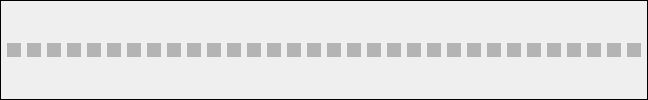
    <widget class="QFrame" name="energy_range_frame">
     <property name="minimumSize">
      <size>
       <width>0</width>
       <height>26</height>
      </size>
     </property>
     <property name="maximumSize">
      <size>
       <width>16777215</width>
       <height>16777215</height>
      </size>
     </property>
     <property name="layoutDirection">
      <enum>Qt::LeftToRight</enum>
     </property>
     <property name="frameShape">
      <enum>QFrame::Panel</enum>
     </property>
     <layout class="QHBoxLayout" name="horizontalLayout_2">
      <property name="spacing">
       <number>0</number>
      </property>
      <property name="leftMargin">
       <number>6</number>
      </property>
      <property name="topMargin">
       <number>0</number>
      </property>
      <property name="rightMargin">
       <number>0</number>
      </property>
      <property name="bottomMargin">
       <number>0</number>
      </property>
      <item>
       <widget class="QCheckBox" name="bit31">
        <property name="styleSheet">
         <string notr="true">QCheckBox::indicator:unchecked {background-color: rgb(180, 180, 180); }
QCheckBox::indicator::checked {background-color: green;}
QCheckBox::indicator:checked:disabled {background-color: rgb(120, 166, 142);}
QCheckBox::indicator:unchecked:disabled {background-color: rgb(224, 224, 224);}</string>
        </property>
        <property name="text">
         <string/>
        </property>
        <property name="checked">
         <bool>false</bool>
        </property>
       </widget>
      </item>
      <item>
       <widget class="QCheckBox" name="bit30">
        <property name="styleSheet">
         <string notr="true">QCheckBox::indicator:unchecked {background-color: rgb(180, 180, 180); }
QCheckBox::indicator::checked {background-color: green;}
QCheckBox::indicator:checked:disabled {background-color: rgb(120, 166, 142);}
QCheckBox::indicator:unchecked:disabled {background-color: rgb(224, 224, 224);}</string>
        </property>
        <property name="text">
         <string/>
        </property>
        <property name="checked">
         <bool>false</bool>
        </property>
       </widget>
      </item>
      <item>
       <widget class="QCheckBox" name="bit29">
        <property name="styleSheet">
         <string notr="true">QCheckBox::indicator:unchecked {background-color: rgb(180, 180, 180); }
QCheckBox::indicator::checked {background-color: green;}
QCheckBox::indicator:checked:disabled {background-color: rgb(120, 166, 142);}
QCheckBox::indicator:unchecked:disabled {background-color: rgb(224, 224, 224);}</string>
        </property>
        <property name="text">
         <string/>
        </property>
        <property name="checked">
         <bool>false</bool>
        </property>
       </widget>
      </item>
      <item>
       <widget class="QCheckBox" name="bit28">
        <property name="styleSheet">
         <string notr="true">QCheckBox::indicator:unchecked {background-color: rgb(180, 180, 180); }
QCheckBox::indicator::checked {background-color: green;}
QCheckBox::indicator:checked:disabled {background-color: rgb(120, 166, 142);}
QCheckBox::indicator:unchecked:disabled {background-color: rgb(224, 224, 224);}</string>
        </property>
        <property name="text">
         <string/>
        </property>
        <property name="checked">
         <bool>false</bool>
        </property>
       </widget>
      </item>
      <item>
       <widget class="QCheckBox" name="bit27">
        <property name="styleSheet">
         <string notr="true">QCheckBox::indicator:unchecked {background-color: rgb(180, 180, 180); }
QCheckBox::indicator::checked {background-color: green;}
QCheckBox::indicator:checked:disabled {background-color: rgb(120, 166, 142);}
QCheckBox::indicator:unchecked:disabled {background-color: rgb(224, 224, 224);}</string>
        </property>
        <property name="text">
         <string/>
        </property>
        <property name="checked">
         <bool>false</bool>
        </property>
       </widget>
      </item>
      <item>
       <widget class="QCheckBox" name="bit26">
        <property name="styleSheet">
         <string notr="true">QCheckBox::indicator:unchecked {background-color: rgb(180, 180, 180); }
QCheckBox::indicator::checked {background-color: green;}
QCheckBox::indicator:checked:disabled {background-color: rgb(120, 166, 142);}
QCheckBox::indicator:unchecked:disabled {background-color: rgb(224, 224, 224);}</string>
        </property>
        <property name="text">
         <string/>
        </property>
        <property name="checked">
         <bool>false</bool>
        </property>
       </widget>
      </item>
      <item>
       <widget class="QCheckBox" name="bit25">
        <property name="styleSheet">
         <string notr="true">QCheckBox::indicator:unchecked {background-color: rgb(180, 180, 180); }
QCheckBox::indicator::checked {background-color: green;}
QCheckBox::indicator:checked:disabled {background-color: rgb(120, 166, 142);}
QCheckBox::indicator:unchecked:disabled {background-color: rgb(224, 224, 224);}</string>
        </property>
        <property name="text">
         <string/>
        </property>
        <property name="checked">
         <bool>false</bool>
        </property>
       </widget>
      </item>
      <item>
       <widget class="QCheckBox" name="bit24">
        <property name="styleSheet">
         <string notr="true">QCheckBox::indicator:unchecked {background-color: rgb(180, 180, 180); }
QCheckBox::indicator::checked {background-color: green;}
QCheckBox::indicator:checked:disabled {background-color: rgb(120, 166, 142);}
QCheckBox::indicator:unchecked:disabled {background-color: rgb(224, 224, 224);}</string>
        </property>
        <property name="text">
         <string/>
        </property>
        <property name="checked">
         <bool>false</bool>
        </property>
       </widget>
      </item>
      <item>
       <widget class="QCheckBox" name="bit23">
        <property name="styleSheet">
         <string notr="true">QCheckBox::indicator:unchecked {background-color: rgb(180, 180, 180); }
QCheckBox::indicator::checked {background-color: green;}
QCheckBox::indicator:checked:disabled {background-color: rgb(120, 166, 142);}
QCheckBox::indicator:unchecked:disabled {background-color: rgb(224, 224, 224);}</string>
        </property>
        <property name="text">
         <string/>
        </property>
        <property name="checked">
         <bool>false</bool>
        </property>
       </widget>
      </item>
      <item>
       <widget class="QCheckBox" name="bit22">
        <property name="styleSheet">
         <string notr="true">QCheckBox::indicator:unchecked {background-color: rgb(180, 180, 180); }
QCheckBox::indicator::checked {background-color: green;}
QCheckBox::indicator:checked:disabled {background-color: rgb(120, 166, 142);}
QCheckBox::indicator:unchecked:disabled {background-color: rgb(224, 224, 224);}</string>
        </property>
        <property name="text">
         <string/>
        </property>
        <property name="checked">
         <bool>false</bool>
        </property>
       </widget>
      </item>
      <item>
       <widget class="QCheckBox" name="bit21">
        <property name="styleSheet">
         <string notr="true">QCheckBox::indicator:unchecked {background-color: rgb(180, 180, 180); }
QCheckBox::indicator::checked {background-color: green;}
QCheckBox::indicator:checked:disabled {background-color: rgb(120, 166, 142);}
QCheckBox::indicator:unchecked:disabled {background-color: rgb(224, 224, 224);}</string>
        </property>
        <property name="text">
         <string/>
        </property>
        <property name="checked">
         <bool>false</bool>
        </property>
       </widget>
      </item>
      <item>
       <widget class="QCheckBox" name="bit20">
        <property name="styleSheet">
         <string notr="true">QCheckBox::indicator:unchecked {background-color: rgb(180, 180, 180); }
QCheckBox::indicator::checked {background-color: green;}
QCheckBox::indicator:checked:disabled {background-color: rgb(120, 166, 142);}
QCheckBox::indicator:unchecked:disabled {background-color: rgb(224, 224, 224);}</string>
        </property>
        <property name="text">
         <string/>
        </property>
        <property name="checked">
         <bool>false</bool>
        </property>
       </widget>
      </item>
      <item>
       <widget class="QCheckBox" name="bit19">
        <property name="styleSheet">
         <string notr="true">QCheckBox::indicator:unchecked {background-color: rgb(180, 180, 180); }
QCheckBox::indicator::checked {background-color: green;}
QCheckBox::indicator:checked:disabled {background-color: rgb(120, 166, 142);}
QCheckBox::indicator:unchecked:disabled {background-color: rgb(224, 224, 224);}</string>
        </property>
        <property name="text">
         <string/>
        </property>
        <property name="checked">
         <bool>false</bool>
        </property>
       </widget>
      </item>
      <item>
       <widget class="QCheckBox" name="bit18">
        <property name="styleSheet">
         <string notr="true">QCheckBox::indicator:unchecked {background-color: rgb(180, 180, 180); }
QCheckBox::indicator::checked {background-color: green;}
QCheckBox::indicator:checked:disabled {background-color: rgb(120, 166, 142);}
QCheckBox::indicator:unchecked:disabled {background-color: rgb(224, 224, 224);}</string>
        </property>
        <property name="text">
         <string/>
        </property>
        <property name="checked">
         <bool>false</bool>
        </property>
       </widget>
      </item>
      <item>
       <widget class="QCheckBox" name="bit17">
        <property name="styleSheet">
         <string notr="true">QCheckBox::indicator:unchecked {background-color: rgb(180, 180, 180); }
QCheckBox::indicator::checked {background-color: green;}
QCheckBox::indicator:checked:disabled {background-color: rgb(120, 166, 142);}
QCheckBox::indicator:unchecked:disabled {background-color: rgb(224, 224, 224);}</string>
        </property>
        <property name="text">
         <string/>
        </property>
        <property name="checked">
         <bool>false</bool>
        </property>
       </widget>
      </item>
      <item>
       <widget class="QCheckBox" name="bit16">
        <property name="styleSheet">
         <string notr="true">QCheckBox::indicator:unchecked {background-color: rgb(180, 180, 180); }
QCheckBox::indicator::checked {background-color: green;}
QCheckBox::indicator:checked:disabled {background-color: rgb(120, 166, 142);}
QCheckBox::indicator:unchecked:disabled {background-color: rgb(224, 224, 224);}</string>
        </property>
        <property name="text">
         <string/>
        </property>
        <property name="checked">
         <bool>false</bool>
        </property>
       </widget>
      </item>
      <item>
       <widget class="QCheckBox" name="bit15">
        <property name="styleSheet">
         <string notr="true">QCheckBox::indicator:unchecked {background-color: rgb(180, 180, 180); }
QCheckBox::indicator::checked {background-color: green;}
QCheckBox::indicator:checked:disabled {background-color: rgb(120, 166, 142);}
QCheckBox::indicator:unchecked:disabled {background-color: rgb(224, 224, 224);}</string>
        </property>
        <property name="text">
         <string/>
        </property>
        <property name="checked">
         <bool>false</bool>
        </property>
       </widget>
      </item>
      <item>
       <widget class="QCheckBox" name="bit14">
        <property name="styleSheet">
         <string notr="true">QCheckBox::indicator:unchecked {background-color: rgb(180, 180, 180); }
QCheckBox::indicator::checked {background-color: green;}
QCheckBox::indicator:checked:disabled {background-color: rgb(120, 166, 142);}
QCheckBox::indicator:unchecked:disabled {background-color: rgb(224, 224, 224);}</string>
        </property>
        <property name="text">
         <string/>
        </property>
        <property name="checked">
         <bool>false</bool>
        </property>
       </widget>
      </item>
      <item>
       <widget class="QCheckBox" name="bit13">
        <property name="styleSheet">
         <string notr="true">QCheckBox::indicator:unchecked {background-color: rgb(180, 180, 180); }
QCheckBox::indicator::checked {background-color: green;}
QCheckBox::indicator:checked:disabled {background-color: rgb(120, 166, 142);}
QCheckBox::indicator:unchecked:disabled {background-color: rgb(224, 224, 224);}</string>
        </property>
        <property name="text">
         <string/>
        </property>
        <property name="checked">
         <bool>false</bool>
        </property>
       </widget>
      </item>
      <item>
       <widget class="QCheckBox" name="bit12">
        <property name="styleSheet">
         <string notr="true">QCheckBox::indicator:unchecked {background-color: rgb(180, 180, 180); }
QCheckBox::indicator::checked {background-color: green;}
QCheckBox::indicator:checked:disabled {background-color: rgb(120, 166, 142);}
QCheckBox::indicator:unchecked:disabled {background-color: rgb(224, 224, 224);}</string>
        </property>
        <property name="text">
         <string/>
        </property>
        <property name="checked">
         <bool>false</bool>
        </property>
       </widget>
      </item>
      <item>
       <widget class="QCheckBox" name="bit11">
        <property name="styleSheet">
         <string notr="true">QCheckBox::indicator:unchecked {background-color: rgb(180, 180, 180); }
QCheckBox::indicator::checked {background-color: green;}
QCheckBox::indicator:checked:disabled {background-color: rgb(120, 166, 142);}
QCheckBox::indicator:unchecked:disabled {background-color: rgb(224, 224, 224);}</string>
        </property>
        <property name="text">
         <string/>
        </property>
        <property name="checked">
         <bool>false</bool>
        </property>
       </widget>
      </item>
      <item>
       <widget class="QCheckBox" name="bit10">
        <property name="styleSheet">
         <string notr="true">QCheckBox::indicator:unchecked {background-color: rgb(180, 180, 180); }
QCheckBox::indicator::checked {background-color: green;}
QCheckBox::indicator:checked:disabled {background-color: rgb(120, 166, 142);}
QCheckBox::indicator:unchecked:disabled {background-color: rgb(224, 224, 224);}</string>
        </property>
        <property name="text">
         <string/>
        </property>
        <property name="checked">
         <bool>false</bool>
        </property>
       </widget>
      </item>
      <item>
       <widget class="QCheckBox" name="bit9">
        <property name="styleSheet">
         <string notr="true">QCheckBox::indicator:unchecked {background-color: rgb(180, 180, 180); }
QCheckBox::indicator::checked {background-color: green;}
QCheckBox::indicator:checked:disabled {background-color: rgb(120, 166, 142);}
QCheckBox::indicator:unchecked:disabled {background-color: rgb(224, 224, 224);}</string>
        </property>
        <property name="text">
         <string/>
        </property>
        <property name="checked">
         <bool>false</bool>
        </property>
       </widget>
      </item>
      <item>
       <widget class="QCheckBox" name="bit8">
        <property name="styleSheet">
         <string notr="true">QCheckBox::indicator:unchecked {background-color: rgb(180, 180, 180); }
QCheckBox::indicator::checked {background-color: green;}
QCheckBox::indicator:checked:disabled {background-color: rgb(120, 166, 142);}
QCheckBox::indicator:unchecked:disabled {background-color: rgb(224, 224, 224);}</string>
        </property>
        <property name="text">
         <string/>
        </property>
        <property name="checked">
         <bool>false</bool>
        </property>
       </widget>
      </item>
      <item>
       <widget class="QCheckBox" name="bit7">
        <property name="styleSheet">
         <string notr="true">QCheckBox::indicator:unchecked {background-color: rgb(180, 180, 180); }
QCheckBox::indicator::checked {background-color: green;}
QCheckBox::indicator:checked:disabled {background-color: rgb(120, 166, 142);}
QCheckBox::indicator:unchecked:disabled {background-color: rgb(224, 224, 224);}</string>
        </property>
        <property name="text">
         <string/>
        </property>
        <property name="checked">
         <bool>false</bool>
        </property>
       </widget>
      </item>
      <item>
       <widget class="QCheckBox" name="bit6">
        <property name="styleSheet">
         <string notr="true">QCheckBox::indicator:unchecked {background-color: rgb(180, 180, 180); }
QCheckBox::indicator::checked {background-color: green;}
QCheckBox::indicator:checked:disabled {background-color: rgb(120, 166, 142);}
QCheckBox::indicator:unchecked:disabled {background-color: rgb(224, 224, 224);}</string>
        </property>
        <property name="text">
         <string/>
        </property>
        <property name="checked">
         <bool>false</bool>
        </property>
       </widget>
      </item>
      <item>
       <widget class="QCheckBox" name="bit5">
        <property name="styleSheet">
         <string notr="true">QCheckBox::indicator:unchecked {background-color: rgb(180, 180, 180); }
QCheckBox::indicator::checked {background-color: green;}
QCheckBox::indicator:checked:disabled {background-color: rgb(120, 166, 142);}
QCheckBox::indicator:unchecked:disabled {background-color: rgb(224, 224, 224);}</string>
        </property>
        <property name="text">
         <string/>
        </property>
        <property name="checked">
         <bool>false</bool>
        </property>
       </widget>
      </item>
      <item>
       <widget class="QCheckBox" name="bit4">
        <property name="styleSheet">
         <string notr="true">QCheckBox::indicator:unchecked {background-color: rgb(180, 180, 180); }
QCheckBox::indicator::checked {background-color: green;}
QCheckBox::indicator:checked:disabled {background-color: rgb(120, 166, 142);}
QCheckBox::indicator:unchecked:disabled {background-color: rgb(224, 224, 224);}</string>
        </property>
        <property name="text">
         <string/>
        </property>
        <property name="checked">
         <bool>false</bool>
        </property>
       </widget>
      </item>
      <item>
       <widget class="QCheckBox" name="bit3">
        <property name="styleSheet">
         <string notr="true">QCheckBox::indicator:unchecked {background-color: rgb(180, 180, 180); }
QCheckBox::indicator::checked {background-color: green;}
QCheckBox::indicator:checked:disabled {background-color: rgb(120, 166, 142);}
QCheckBox::indicator:unchecked:disabled {background-color: rgb(224, 224, 224);}</string>
        </property>
        <property name="text">
         <string/>
        </property>
        <property name="checked">
         <bool>false</bool>
        </property>
       </widget>
      </item>
      <item>
       <widget class="QCheckBox" name="bit2">
        <property name="styleSheet">
         <string notr="true">QCheckBox::indicator:unchecked {background-color: rgb(180, 180, 180); }
QCheckBox::indicator::checked {background-color: green;}
QCheckBox::indicator:checked:disabled {background-color: rgb(120, 166, 142);}
QCheckBox::indicator:unchecked:disabled {background-color: rgb(224, 224, 224);}</string>
        </property>
        <property name="text">
         <string/>
        </property>
        <property name="checked">
         <bool>false</bool>
        </property>
       </widget>
      </item>
      <item>
       <widget class="QCheckBox" name="bit1">
        <property name="styleSheet">
         <string notr="true">QCheckBox::indicator:unchecked {background-color: rgb(180, 180, 180); }
QCheckBox::indicator::checked {background-color: green;}
QCheckBox::indicator:checked:disabled {background-color: rgb(120, 166, 142);}
QCheckBox::indicator:unchecked:disabled {background-color: rgb(224, 224, 224);}</string>
        </property>
        <property name="text">
         <string/>
        </property>
        <property name="checked">
         <bool>false</bool>
        </property>
       </widget>
      </item>
      <item>
       <widget class="QCheckBox" name="bit0">
        <property name="styleSheet">
         <string notr="true">QCheckBox::indicator:unchecked {background-color: rgb(180, 180, 180); }
QCheckBox::indicator::checked {background-color: green;}
QCheckBox::indicator:checked:disabled {background-color: rgb(120, 166, 142);}
QCheckBox::indicator:unchecked:disabled {background-color: rgb(224, 224, 224);}</string>
        </property>
        <property name="text">
         <string/>
        </property>
        <property name="checked">
         <bool>false</bool>
        </property>
       </widget>
      </item>
     </layout>
    </widget>
